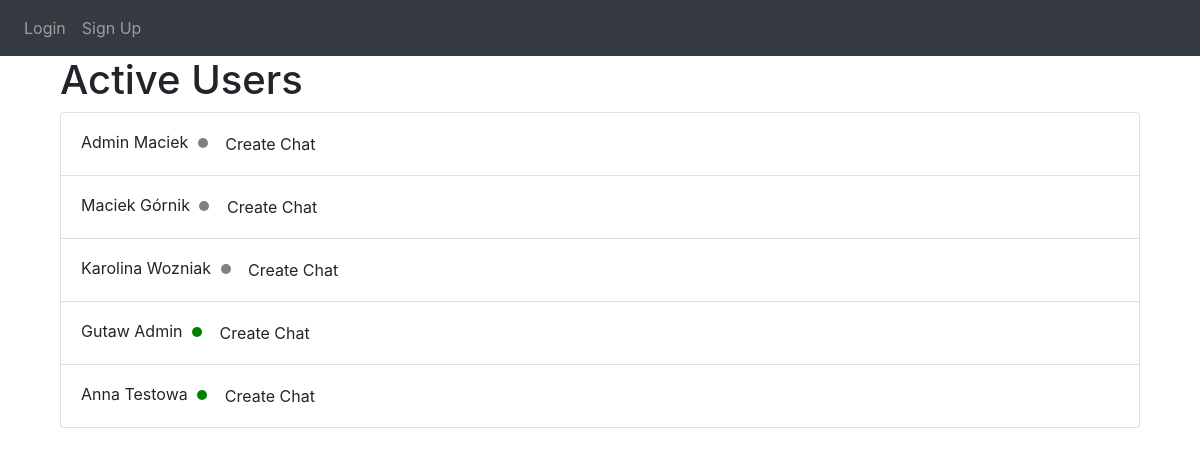
The page /active on the database its author committed.
### website/models.py (models this page shows)
class User(db.Model, UserMixin):
    id = db.Column(db.Integer, primary_key=True)
    first_name = db.Column(db.String(50), nullable=False)
    last_name = db.Column(db.String(50), nullable=False)
    email = db.Column(db.String(100), unique=True, nullable=False)
    password = db.Column(db.String(100), nullable=False)
    is_moderator = db.Column(db.Boolean, default=False)
    is_online = db.Column(db.Boolean, default=True)
    last_seen = db.Column(db.DateTime(timezone=True), default=func.now())

### website/views.py (the view)
@views.route('/active', methods=['GET', 'POST'])
def active():
    users = User.query.all()
    chats = User.query.all()
    def is_user_online(user):
        return user.is_online
    return render_template('active.html', users=users, user=current_user, chats=chats, is_user_online=is_user_online)

### website/templates/active.html (shortened to what this page needs)
{% extends "base.html" %} {% block title %}Active Users{% endblock %} {% block content %}
<div class="container">
	<h1>Active Users</h1>
	<ul class="list-group">
		{% for user in users %}
		<li class="list-group-item">
			{{ user.first_name }} {{ user.last_name }}
			{% if user.is_online == True %}
			<span class="dot dot-green"></span>
			{% else %}
			<span class="dot dot-gray"></span>
			{% endif %}
			{% if user.id != current_user.id %}
			{% set chat_exists = [] %}
			{% if chat_exists %}
				<button class="btn btn-diabled create-chat-btn" data-userid='exists'>
					Create Chat
				</button>
			{% else %}
				<button class="btn btn-primary create-chat-btn" data-userid="{{ user.id }}">
					Create Chat
				</button>
			{% endif %}
			{% endif %}
		</li>
		{% endfor %}
	</ul>
</div>
{% endblock %}

### website/static/css/style.css (style rules this page uses)
.dot { height: 10px; width: 10px; border-radius: 50%; display: inline-block; margin-left: 5px; }
.dot-green { background-color: green; }
.dot-gray { background-color: gray; }

### rows shown on the page
User: first_name "Admin", last_name "Maciek", shows "Create Chat"
User: first_name "Maciek", last_name "Górnik", shows "Create Chat"
User: first_name "Karolina", last_name "Wozniak", shows "Create Chat"
User: first_name "Gutaw", last_name "Admin", is_online True (drawn), shows "Create Chat"
User: first_name "Anna", last_name "Testowa", is_online True (drawn), shows "Create Chat"
